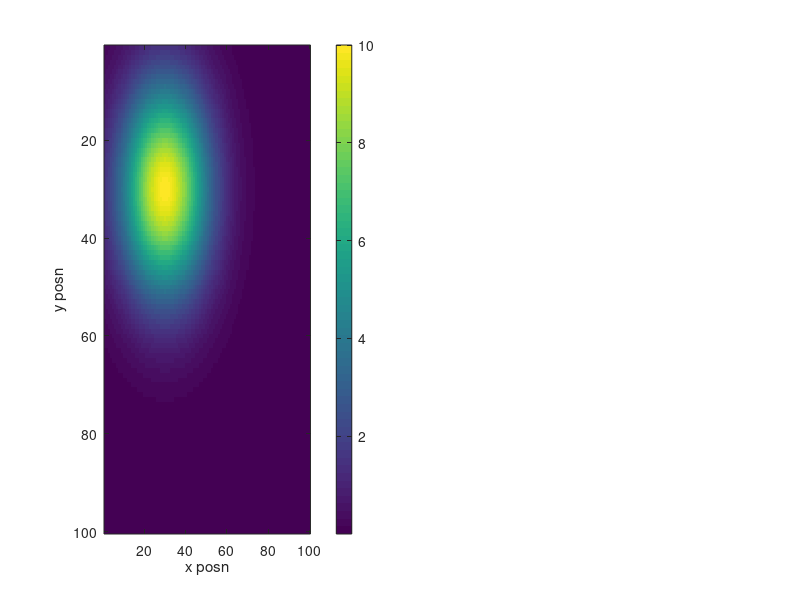
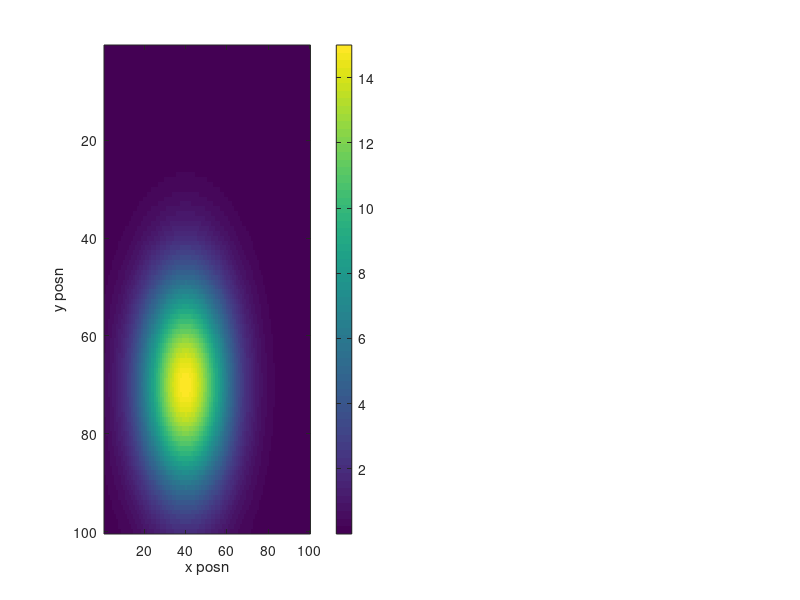
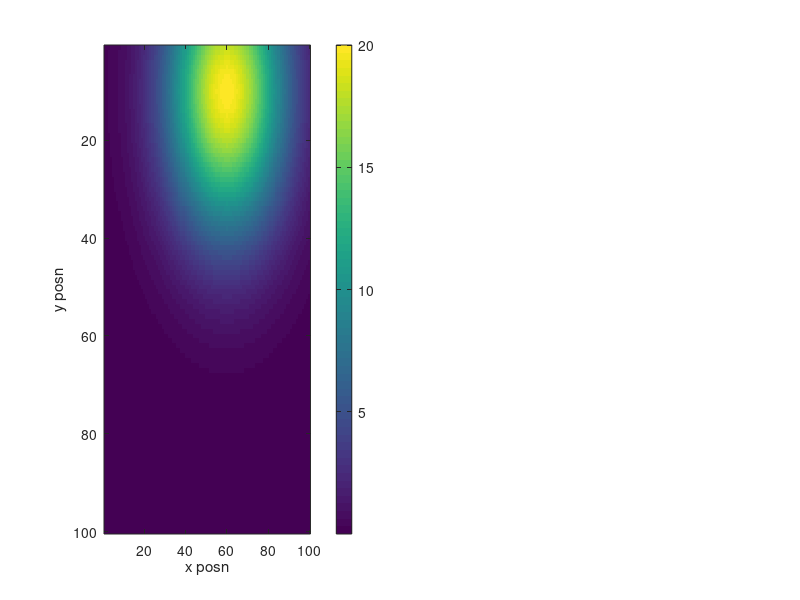
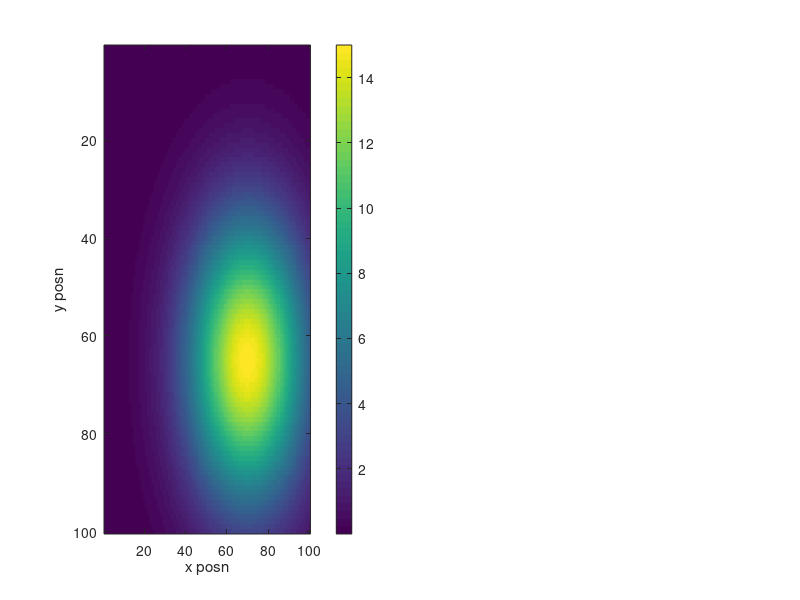

Write the MATLAB code that produced these figures, in order. (Note: this script raises an error after producing the figures.)
% place_decoding.m
%
% Code to estimate position based on combining the probability
% distributions from spikes and from prior position.
% First place fields are defined as circular Gaussians (equal variance in
% x- and y-directions, for a small number of cells.
% Next, a trajectory is produced.
% First half of trajectory is used to estimate the place fields.
% Second half is estimated from the spikes and from the prior position
% estimates.
%
% This code is used to produce Figure 9.9 in the text book 
% "An Introductory Course in Computational Neuroscience" 
% by Paul Miller, Brandeis University (2017).
%
%%%%%%%%%%%%%%%%%%%%%%%%%%%%%%%%%%%%%%%%%%%%%%%%%%%%%%%%%%%%%%%%%%%%%%%%%%%

clear;                  % Clear prior variables from memory
rng(1);                 % Initialize random number generator for reproducibility

xvals = 1:100;          % Grid-points in the x-direction
yvals = 1:100;          % Grid-points in the y-direction
Nx = length(xvals);     % Number of points in x-direction
Ny = length(yvals);     % Number of points in y-direction

% The next line sets up 2 arrays, each covering two-dimensional space, the 
% first containing the x-coordinates, the seconf containing y-coordinates
[xgrid, ygrid] = meshgrid(xvals,yvals); 

%% Now define the place-fields of four cells

% Each row is an (x,y) coordinate pair for the center of a place-field
place_centers = [30 30; 40 70; 60 10; 70 65];

widths = [15; 15; 20; 20];      % standard deviation of circular Gaussians
rmax = [ 10; 15; 20; 15];       % maximum rate at center of place-field
Ncells = length(rmax);          % number of cells is 4

place_fields = zeros(Nx,Ny,Ncells); % Array to contain all place-fields

for cell = 1:Ncells;            % Calculate place-field of each cell
    % The next line implements a circular Gaussian, centered on the x- and
    % y-coordinates of the place-field center for each cell
    place_fields(:,:,cell) = rmax(cell) * ...
        exp(-( (xgrid-place_centers(cell,1)).^2 ...
        + (ygrid-place_centers(cell,2)).^2 ) ...
        /(2*widths(cell)^2) );
    
    figure(cell)    % Plot the place-field of each cell
    subplot(1,2,1)
    imagesc(squeeze(place_fields(:,:,cell)));
    colorbar
    xlabel('x posn')
    ylabel('y posn')
end


%%%%%%%%%%%%%%%%%%%%%%%%%%%%%%%%%%%%%%%%%%%%%%%%%%%%%%%%%%%%%%%%%%%%%%%%%%
% Now produce a trajectory as a random walk.
%
dt = 0.02;                  % Size of time-bin
t = 0:dt:1800;              % Vector of time-points
Nt = length(t);             % Number of time-points
position = zeros(Nt,2);     % To store x- and y-coordinates of actual position
position(1,:) = [1,1];      % Initial position

spikes = zeros(Ncells,Nt);  % Record presence or absence of spike as 1 or 0

for i = 2:Nt;               % Loop through time-points
    xchange = round(2*rand()-1);    % Produces -1 or 0 or 1 with probs 0.25 0.5 0.25
    ychange = round(2*rand()-1);    % Produces -1 or 0 or 1 with probs 0.25 0.5 0.25  

    % The next two lines ensure 0<x<Nx+1 and 0<y<Ny+1
    % i.e. no movement if suggested move is beyond the boundary
    newx = max(min(position(i-1,2)+xchange,Nx),1);
    newy = max(min(position(i-1,1)+ychange,Ny),1);

    position(i,:) = [newy newx];    % Update position with new values
    
    % In the next line produce a spike with probability of rate*dt for each
    % cell based on its place-field and the actual position
    spikes(:,i) = rand(Ncells,1) < dt*squeeze(place_fields(newy,newx,:));
end


%% Now use the first half of the data to estimate the place-fields

%   First accrue the time spent at each position

thalf = round(Nt/2);        % Time-point ending first half of data
xbase = zeros(Nx,1);        % To record time spent at a given x-position
ybase = zeros(Ny,1);        % To record time spent at a given y-position 
xybase = zeros(Ny,Nx);      % To record time spent at a given (x,y) coordinate

for i = 1:thalf;            % Loop through first half of data
    xpos = position(i,2);   % x-coordinate of location
    ypos = position(i,1);   % y-coordinate of location
    xbase(xpos) = xbase(xpos) +1;   % Update time spent at x
    ybase(ypos) = ybase(ypos) +1;   % Update time spent at y
    xybase(ypos,xpos) = xybase(ypos,xpos) +1;   % Update time spent at (x,y)
end

% Now count the spikes produced per cell at each position
for cell = 1:Ncells;                % Loop through each of the cells
    xhist = zeros(Nx,1);            % Initialize x-coordinate counts
    yhist = zeros(Ny,1);            % Initialize y-coordinate counts
    xyhist = zeros(Ny,Nx);          % Initialize (x,y) position counts
    indices = find(spikes(cell,1:thalf));   % Extract the time-points of spikes
    
    for i = 1:length(indices);          % Loop through the list of spikes
        xpos = position(indices(i),2);  % x-coordinate at spike-time
        ypos = position(indices(i),1);  % y-coordinate at spike-time
        xhist(xpos) = xhist(xpos) +1;   % Update count of x-coordinates
        yhist(ypos) = yhist(ypos) +1;   % Update count of y-coordinates
        xyhist(ypos,xpos) = xyhist(ypos,xpos) + 1;  % Update count of (x,y) 
    end
    
    % Now divide by time spent at each location, to get probability of a 
    % spike in each time bin when at the location.
    xhist = xhist./max(xbase,1);
    yhist = yhist./max(ybase,1);
    xyhist = xyhist./max(xybase,1);
    
    % While a 2D surface fit to xyhist would be ideal, we can fit the
    % x-locations and y-locations to separate 1D Gaussians in this case.
    xfit = fit(xvals', xhist, 'gauss1');
    yfit = fit(yvals', yhist, 'gauss1');
    
    % Now estimate the coefficients of the circular Gaussian from the x-
    % and y-directional fits.
    center_est(cell,:) = [xfit.b1 yfit.b1];     % Estimated place-field center
    % Estimate of the standard deviation of the circular Gaussian
    sigma_est(cell) = sqrt(0.5*(xfit.c1*xfit.c1+yfit.c1*yfit.c1)/2);
    
    % We need to know the probability per unit time of a spike from each
    % cell in order to evaluate the information when the cell does not
    % spike.
    prob_spike(cell) = mean(mean(xyhist));
end

% Now calculate an estimate of the probability of each cell firing when at
% a given location based on the 2D Gaussian place field
spike_fields = zeros(size(place_fields));       % for probability of spike
nospike_fields = zeros(size(place_fields));     % for probability of no spike
est_place_fields = zeros(size(place_fields));   % an estimate of the place-field

for cell = 1:Ncells;                % Loop through all the cells
    % Use fitted parameters for the circular Gaussian as an estimate
    spike_fields(:,:,cell) = ...
        exp(-( (xgrid-center_est(cell,1)).^2 ...
        + (ygrid-center_est(cell,2)).^2 ) ...
        /(2*sigma_est(cell)^2) ); 
    
    % spike_fields is probability of a spike when in a particular location,
    % so should be normalized -- here by multiplying by (Nx*Ny) we assume
    % implicitly that the probability of being at any location is equal at
    % 1/(Nx*Ny) so that we have used Bayes' Theorem:
    % P(spike|location) = P(location|spike)*P(spike)/P(location)
    spike_fields(:,:,cell) = prob_spike(cell)*spike_fields(:,:,cell) ...
        *Nx*Ny/sum(sum(spike_fields(:,:,cell)));

    % The probability of no spike in a location is 1 - probability of a
    % spike in that location per time-bin
    nospike_fields(:,:,cell) = (1-spike_fields(:,:,cell));
    
    % Convert spike probability per time bin to a rate for estimated
    % place-field
    est_place_fields(:,:,cell) = spike_fields(:,:,cell)/dt;

    % Plot the estimeated place-field on a panel beside the actual
    % place-field
    figure(cell)
    subplot(1,2,2)
    imagesc(squeeze(est_place_fields(:,:,cell)));
    colorbar
    title('Estimated place field')
    
end

%%%%%%%%%%%%%%%%%%%%%%%%%%%%%%%%%%%%%%%%%%%%%%%%%%%%%%%%%%%%%%%%%%%%%%%%%
%% Now use estimated place fields to update estimates of positions given
%   spikes and given current position estimates.

prior = ones(size(xgrid))/(Nx*Ny);      % Start with uniform prior

move_prior = zeros(size(xgrid));        % To be updated each time-step
xyest = zeros(Nt-thalf,2);          % Array to estimate x- and y-coordinates

for i = thalf+1:Nt;                 % Loop through all time points
    
    % First use the previous probability estimate of position to produce a
    % prior on the current probability distribution, taking into account
    % the probability of movement in different directions.
    % In this case we have 9 possible new positions given the old position:
    %  NW (1/16) N (1/8)  NE(1/16)
    %   W (1/8)  0 (1/4)  E (1/8)
    %  SW (1/16) S (1/8)  SE(1/16)
    
    
    move_prior = 0.25*prior;        % probability of no change is 0.25
    
    move_prior(1:Ny-1,:) = move_prior(1:Ny-1,:) + prior(2:Ny,:)/8;  % down
    move_prior(2:Ny,:) = move_prior(2:Ny,:) + prior(1:Ny-1,:)/8;    % up
    move_prior(:,1:Nx-1) = move_prior(:,1:Nx-1) + prior(:,2:Nx)/8;  % left
    move_prior(:,2:Nx) = move_prior(:,2:Nx) + prior(:,1:Nx-1)/8;    % right
    
    % Add probabilities of diagonal moves (1/16 each)
    move_prior(1:Ny-1,1:Nx-1) = move_prior(1:Ny-1,1:Nx-1) + prior(2:Ny,2:Nx)/16;
    move_prior(2:Ny,1:Nx-1,:) = move_prior(2:Ny,1:Nx-1,:) + prior(1:Ny-1,2:Nx)/16;
    move_prior(1:Ny-1,2:Nx) = move_prior(1:Ny-1,2:Nx) + prior(2:Ny,1:Nx-1)/16;
    move_prior(2:Ny,2:Nx) = move_prior(2:Ny,2:Nx) + prior(1:Ny-1,1:Nx-1)/16;
    
    % Add additional probabilities of not moving on edge and corner sites
    move_prior(1,:) = move_prior(1,:) + 0.25*prior(1,:);
    move_prior(Ny,:) = move_prior(Ny,:) + 0.25*prior(Ny,:);
    move_prior(:,1) = move_prior(:,1) + 0.25*prior(:,1);
    move_prior(:,Nx) = move_prior(:,Nx) + 0.25*prior(:,Nx);
    
    % Finally remove double counting for corner sites
    move_prior(1,1) = move_prior(1,1) - prior(1,1)/16;
    move_prior(Ny,1) = move_prior(Ny,1) - prior(Ny,1)/16;
    move_prior(1,Nx) = move_prior(1,Nx) - prior(1,Nx)/16;
    move_prior(Ny,Nx) = move_prior(Ny,Nx) - prior(Ny,Nx)/16;
    
    posterior = move_prior;     % Will be recalculated in the next loop
    
    % Now calculate probability based on spikes or no spikes
    for cell = 1:Ncells;        % Loop through all cells
        if ( spikes(cell,i) )   % If the cell spikes
            posterior = posterior.*spike_fields(:,:,cell);
        else;                   % If the cell did not spike
            posterior = posterior.*nospike_fields(:,:,cell);
        end
        
    end
    posterior = posterior./sum(sum(posterior));     % Normalize to 1
    prior = posterior;          % New prior for the next time-bin
  
    % Plot the probability distribution for the estimated location on
    % a subset of time-steps, together with the actual position
    if ( mod(i,100) == 0 )
        figure(10)
        clf
        imagesc(posterior)                      % Probability of positions
        hold on
        plot(position(i,2),position(i,1),'xr')  % Actual position
        title('Position estimate and actual')
        drawnow
    end
    
    % Separately calculate estimates of the x-coordinate and y-coordinate
    % for later comparison with the actual coordinates
    [maxp xyest(i-thalf,1) ] = max(sum(posterior,2));
    [maxp xyest(i-thalf,2) ] = max(sum(posterior,1));    
end

%% Finally calculate a couple of scores to assess how well position was tracked 
yxc = corr(xyest(:,1),position(thalf+1:end,1))
xxc = corr(xyest(:,2),position(thalf+1:end,2))
score = (yxc+xxc)/2

% print out the root-mean-square of the error in position
rt_mean_sqr_err = sqrt(mean((xyest(:,1)-position(thalf+1:end,1)).^2 ...
    + (xyest(:,2)-position(thalf+1:end,2)).^2 ) )


%% Set up the plotting parameters and plot results
set(0,'DefaultLineLineWidth',2,...
    'DefaultLineMarkerSize',8, ...
    'DefaultAxesLineWidth',2, ...
    'DefaultAxesFontSize',14,...
    'DefaultAxesFontWeight','Bold');


% Now plot the estimates of the coordinates to see how well they track the
% actual coordinates figure(20) produces Figure 8.4 in the text book.
figure(20)
clf
subplot('Position',[0.1 0.06 0.85 0.17])
plot(t(thalf+1:end), xyest(:,1),'Color',[0.5 0.5 0.5],'LineWidth',3)
hold on
plot(t(thalf+1:end), position(thalf+1:end,1),'k')
%title('Tracking of y-coordinate')
legend('Est.','Act.')
ylabel('Y-Coordinate')
axis([900 1800 0 100])
xlabel('Time (sec)')

subplot('Position',[0.1 0.3 0.85 0.17])
plot(t(thalf+1:end), xyest(:,2),'Color',[0.5 0.5 0.5],'LineWidth',3)
hold on
plot(t(thalf+1:end), position(thalf+1:end,2),'k')
title('Tracking of position')
legend('Est.','Act.')
ylabel('X-coordinate')
axis([900 1800 0 100])

% Next plot the place fields again for the figure in the book
for cell = 1:4
    
    xloc = 0.5*mod(cell+1,2) + 0.1;
    yloc = 1.06 - 0.25*floor((cell+1)/2);
    subplot('Position',[xloc yloc 0.4 0.16])
    imagesc(squeeze(place_fields(:,:,cell)));
    colorbar
    colormap(gray)
    colormap(flipud(colormap));  % Inverts the gray scale to white=low, black=high
    set(gca,'YDir','Normal')
    set(gca,'XTick',[0 50 100])
    set(gca,'YTick',[0 50 100])
    
    title(strcat('Cell ',{' '},num2str(cell)))
    
    xlabel('X-coordinate')
    ylabel('Y-coordinate')
    
end
    
% Finally label the panels in the figure
annotation('textbox',[0.00 0.99 0.02 0.02],'LineStyle','none', ...
    'FontSize',16,'FontWeight','Bold','String','A1')
annotation('textbox',[0.50 0.99 0.02 0.02],'LineStyle','none', ...
    'FontSize',16,'FontWeight','Bold','String','A2')
annotation('textbox',[0.00 0.74 0.02 0.02],'LineStyle','none', ...
    'FontSize',16,'FontWeight','Bold','String','A3')
annotation('textbox',[0.50 0.74 0.02 0.02],'LineStyle','none', ...
    'FontSize',16,'FontWeight','Bold','String','A4')
annotation('textbox',[0.00 0.49 0.02 0.02],'LineStyle','none', ...
    'FontSize',16,'FontWeight','Bold','String','B1')
annotation('textbox',[0.00 0.26 0.02 0.02],'LineStyle','none', ...
    'FontSize',16,'FontWeight','Bold','String','B2')
 